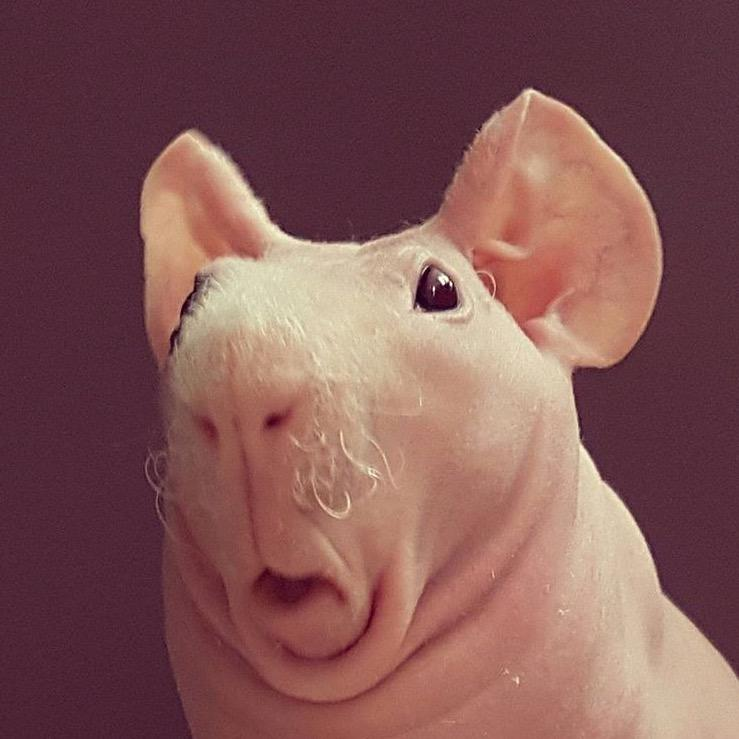
#> input picture Training/baldrat.jpg, 739 x 739 px
$ python openCVandCroppingsalasa.py
#> lines starting #> are read from the running program, lines starting #| are printed output that depends on the picture
import cv2
import numpy as np
import os

base_path = os.path.dirname(__file__)
sara = cv2.imread(os.path.join(base_path, 'baldrat.jpg'), 1)
#> sara is the input picture: shape (739, 739, 3); mean B, G, R 85.9, 87, 131.1
# sara = cv2.imread(r'C:\\Users\Student\\megalodon-rov-25-26\\Training\\baldrat.jpg', 1)

cv2.imshow('My Image', sara)

face = sara[90:450, 0:290] # Crop the image to get the face
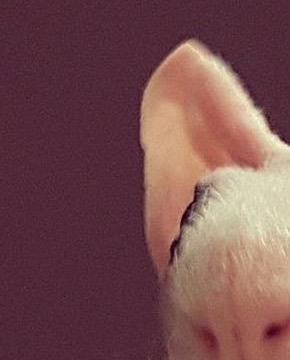
#> face: shape (360, 290, 3); mean B, G, R 78.4, 76.4, 117.6
cv2.imshow('Cropped Face', face)

cv2.waitKey(0)
